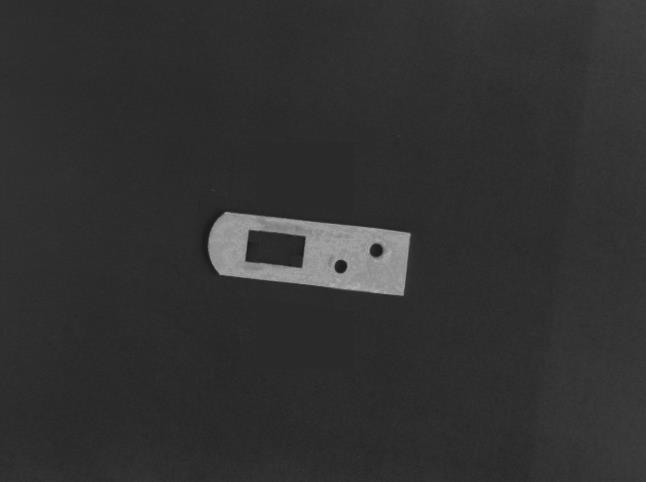
//> input picture 2020-11-13/1.jpg, 646 x 482 px
$ ./exp_5   (built with g++ and OpenCV 4)
//> lines starting //> are read from the running program, lines starting //| are printed output that depends on the picture; after the words box and inside, x2 and y2 are one past the last pixel; in counts of white or black regions, pixels touching at a corner belong together
#include <iostream>
#include <opencv2/opencv.hpp>
using namespace cv;

int main()
{
	Mat srcMat = imread("1.jpg", 0);
//> srcMat is the input picture: 482 rows x 646 cols, CV_8UC1; min 19, max 183, mean 49.5
	Mat src = imread("1.jpg");
	Mat dstMat;

	int height = srcMat.rows;//行数
//> height = 482
	int width = srcMat.cols;//列数
//> width = 646
	int x1 = 0, x2 = 0, y1 = 0;

	for (int i = 0; i < width; i++)
	{
		if (srcMat.at<uchar>(0, i) < 250)
		{
			x1 = i;
		}
		if (srcMat.at<uchar>(height-1, i) < 250)
		{
			x2 = i;
		}
	}

	for (int j = 0; j < height; j++)
	{
		if (srcMat.at<uchar>(j, 0) < 240)
		{
			y1 = j;
		}
	}

	//在图中将点画出，判断是否准确，进行微调
	circle(src, Point(x1-2, 2), 0, CV_RGB(255, 0, 0), 5, 8, 0);
//> src: 482 rows x 646 cols, CV_8UC3; 27 pixels changed, all inside (x1, y1, x2, y2) = (640, 0, 646, 6)
	circle(src, Point(x2, height-1), 0, CV_RGB(255, 0, 0), 5, 8, 0);
//> src: 482 rows x 646 cols, CV_8UC3; mean B, G, R 49.5, 49.5, 49.5
	circle(src, Point(0, y1), 0, CV_RGB(255, 0, 0), 5, 8, 0);
//> src: 482 rows x 646 cols, CV_8UC3; mean B, G, R 49.5, 49.5, 49.5

	//变换前的三点坐标
	const Point2f src_pt[] = {
								Point2f(x1-2,2),
								Point2f(x2,height-1),
								Point2f(0,y1) };
//> src_pt = 3 Points (x, y): [643, 2], [645, 481], [0, 481]
	//变换后的三点坐标
	const Point2f dst_pt[] = {
								Point2f(0,0),
								Point2f(width-1,height-1),
								Point2f(0,height-1) };
	//计算仿射矩阵
	const Mat affine_matrix = getAffineTransform(src_pt, dst_pt);
//> affine_matrix = [[1, 1.34, -645.7], [-3.92e-17, 1, -2.01]]
	warpAffine(src, dstMat, affine_matrix, srcMat.size());
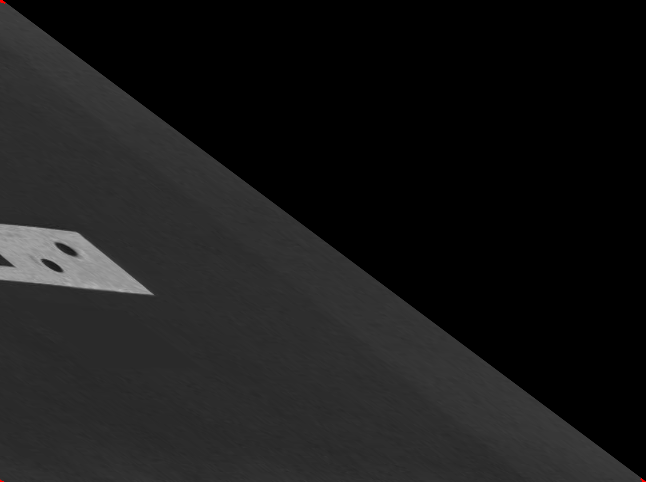
//> dstMat: 482 rows x 646 cols, CV_8UC3; mean B, G, R 25.5, 25.5, 25.5

	imshow("srcMat", src);
	imshow("dstMat", dstMat);
	waitKey(0);
	return 0;
}
